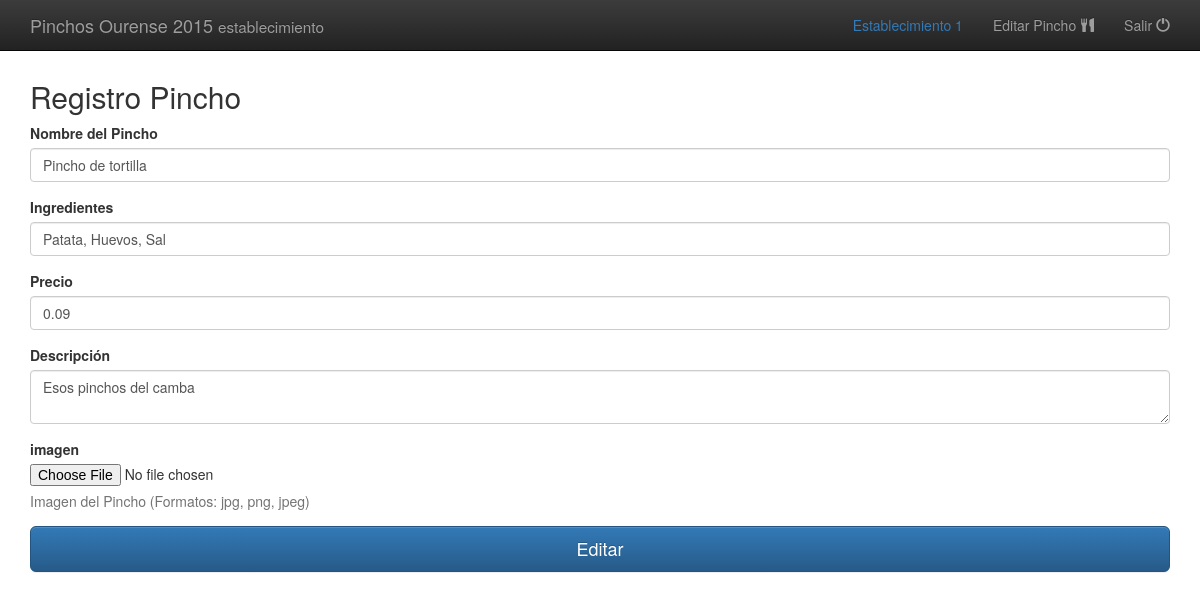
Screenshot of /controller/establecimientoController.php?action=verPincho (signed in) with the database file from the repository.
### tables this page shows
CREATE TABLE IF NOT EXISTS `configuracion` (
  `id` int(11) NOT NULL AUTO_INCREMENT,
  `logo` varchar(250) NOT NULL,
  `nombre` varchar(250) NOT NULL,
  `descripcion` mediumtext NOT NULL,
  `imagen` varchar(250) NOT NULL,
  `f_inicio` date NOT NULL,
  `f_fin` date NOT NULL,
  `resultados` tinyint(1) NOT NULL DEFAULT '0',
  `votacionesFinalistas` tinyint(1) NOT NULL DEFAULT '0',
  `votacionesGanadores` tinyint(1) NOT NULL DEFAULT '0',
  `votacionesPopulares` tinyint(1) NOT NULL DEFAULT '0',
  PRIMARY KEY (`id`)
);

CREATE TABLE IF NOT EXISTS `pinchos` (
  `pincho_id` int(11) unsigned NOT NULL AUTO_INCREMENT,
  `usuario_id` int(11) NOT NULL,
  `ingredientes` varchar(45) NOT NULL,
  `nombre` varchar(150) NOT NULL,
  `precio` decimal(4,2) NOT NULL,
  `finalista` tinyint(1) NOT NULL DEFAULT '0',
  `imagen` varchar(250) NOT NULL,
  `descripcion` mediumtext NOT NULL,
  `validado` tinyint(1) NOT NULL DEFAULT '0',
  PRIMARY KEY (`pincho_id`),
  KEY `fk_pinchos_establecimientos1_idx` (`usuario_id`)
);

### model/Configuracion.php (called while the page is built, shortened)
<?php
class Configuracion extends Model{
	private $id;
	function __construct(){
	   $this->id=1;
	}
	public function get(){
		$sentencia = $GLOBALS['DB']->prepare('SELECT *
								FROM configuracion
								WHERE id = ? ');
		$sentencia->execute(array($this->id));
		$resul=$sentencia->fetchall()[0];
		$this->nombre=$resul['nombre'];
		return $this;
	}
}

### model/Pincho.php (called while the page is built, shortened)
<?php
class Pincho extends Model{
	public $usuario_id;
	public function getPinchoByUsuarioId(){
		$sentencia = $GLOBALS['DB']->prepare('SELECT pincho_id,usuario_id,ingredientes,nombre,precio,finalista,imagen,descripcion,validado
								FROM pinchos
								WHERE usuario_id = ?' );
		$sentencia->execute(array($this->usuario_id));
		$result=$sentencia->fetchall(PDO::FETCH_CLASS, "Pincho");
		if($sentencia->rowCount() == 1){
			$result = $result[0];
			$this->usuario_id=$result->usuario_id;
			$this->descripcion=$result->descripcion;
			$this->ingredientes=$result->ingredientes;
			$this->nombre=$result->nombre;
			$this->precio=$result->precio;
			$this->validado=$result->validado;
			return $this;
		}else{
			return false;
		}
	}
}

### model/Establecimiento.php (called while the page is built, shortened)
<?php
include_once($GLOBALS['MODEL_PATH'].'Pincho.php');
class Establecimiento extends Model{
		public $usuario_id;
	public function hasPincho(){
		$pincho = new Pincho();
		$pincho->usuario_id = $this->usuario_id;
		if($pincho->getPinchoByUsuarioId())
			return $pincho;
		else
			return false;
	}
}

### template/establecimiento/editarPincho.php (the view)
<div class="container">
	<form role="form"  Method="POST" enctype="multipart/form-data"  action="<?php echo $GLOBALS['CONTROLLER_URL'].'pinchoController.php';?>" >
		<h2>Registro Pincho</h2>
		<div class="form-group">
			<label for="inputNombre">Nombre del Pincho</label>
			<input type="text" id="inputNombre" class="form-control" placeholder="Nombre del pincho" name="nombrePincho" value="<?= $GLOBALS['Pincho']->nombre ?>" required autofocus>
		</div>
		<div class="form-group">
			<label for="inputIngredientes" >Ingredientes</label>
			<input type="text" id="inputPhone" class="form-control" placeholder="Ingredientes" name="ingredientes" value="<?= $GLOBALS['Pincho']->ingredientes ?>"  required>
		</div>
		<div class="form-group">
			<label for="inputPrecio" >Precio</label>
			<input type="text" id="inputEmail" class="form-control" placeholder="Precio" name="precio" value="<?= $GLOBALS['Pincho']->precio ?>" required>
		</div>
		<div class="form-group">
			<label for="inputDescripcion" >Descripción</label>
			<textarea id="inputDescripcion"  class="form-control"  placeholder="Descripcion" name="descripcionPincho" required><?= $GLOBALS['Pincho']->descripcion ?></textarea>
		</div>
		<div class="form-group">
			<label for="inputPassword">imagen</label>
			<input type="file" id="inputPassword" name="imagen" >
			<p class="help-block">Imagen del Pincho (Formatos: jpg, png, jpeg)</p>
		</div>
		<button class="btn btn-lg btn-primary btn-block" type="submit"  value="editarPincho" name="action" >Editar</button>
	</form>
</div>

### template/layouts/loginNavEstablecimiento.php (shortened to what this page needs)
<nav class="navbar navbar-inverse navbar-fixed-top" role="navigation">
  <div class="container">
	<div class="navbar-header">
	  <a class="navbar-brand" href="/"><?php echo $GLOBALS['conf']->nombre;?> <small class="hidden-xs hidden-sm"><?php echo $_SESSION['user']['role'];?></small></a>
	</div>
	<div id="navbar" class="navbar-collapse collapse">
	  <ul class="nav navbar-nav navbar-right">
		<li><p class="navbar-text" href="#"><a href="<?php echo $GLOBALS['CONTROLLER_URL'].'establecimientoController.php'?>" ><?php echo $_SESSION['user']['name'];?></a></p></li>
		<?php if($GLOBALS['Pincho'] != false):?>
			<?php if(!$GLOBALS['Pincho']->validado):?>
				<li><a href="<?php echo $GLOBALS['CONTROLLER_URL'].'establecimientoController.php?action=verPincho'?>">Editar Pincho <span class="glyphicon glyphicon-cutlery" aria-hidden="true"/></a></li>
			<?php else: ?>
				<li><a href="<?php echo $GLOBALS['CONTROLLER_URL'].'establecimientoController.php?action=generarCodigos'?>">Generar códigos <span class="glyphicon glyphicon-cutlery" aria-hidden="true"/></a></li>
			<?php endif;?>
		<?php else: ?>
			<li><a href="<?php echo $GLOBALS['CONTROLLER_URL'].'establecimientoController.php?action=registrarPincho'?>">Registrar Pincho <span class="glyphicon glyphicon-cutlery" aria-hidden="true"/></a></li>
		<?php endif;?>
		<li><a href="<?php echo $GLOBALS['CONTROLLER_URL'].'usersController.php?action=logout'?>">Salir <span class="glyphicon glyphicon-off" aria-hidden="true"/></a></li>
	  </ul>
	</div>
  </div>
</nav>

### rows the page displays
configuracion: nombre "Pinchos Ourense 2015"
pinchos: nombrePincho "Pincho de tortilla", ingredientes "Patata, Huevos, Sal", precio "0.09", descripcionPincho "Esos pinchos del camba"

### other values shown
$_SESSION['user']['role'] "establecimiento"
$_SESSION['user']['name'] "Establecimiento 1"
